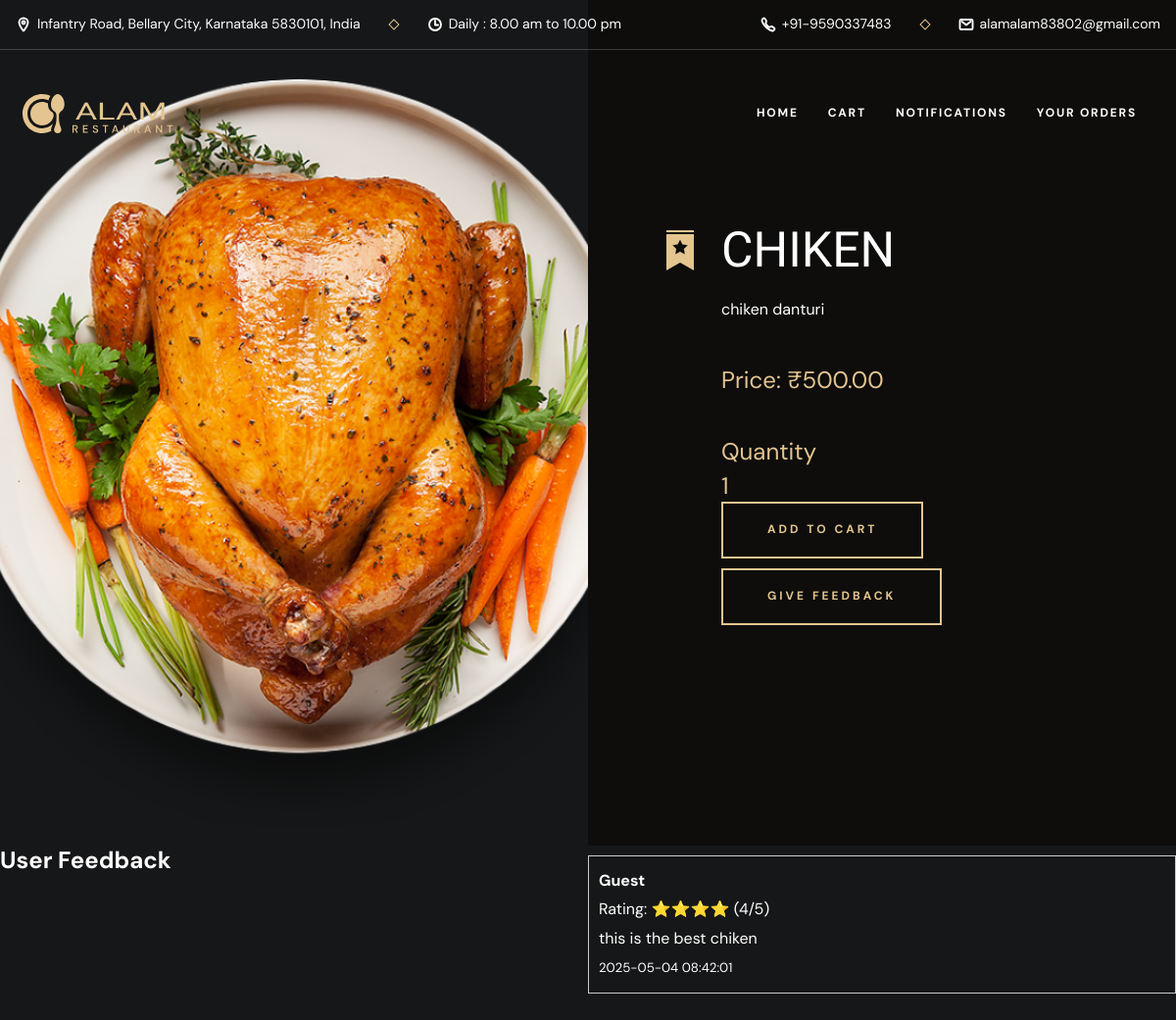
Screenshot of /additem.php?id=6 with the database file from the repository.
### tables this page shows
CREATE TABLE `menu` (
  `id` int(11) NOT NULL,
  `name` varchar(100) NOT NULL,
  `description` text DEFAULT NULL,
  `price` decimal(10,2) NOT NULL,
  `image` varchar(255) DEFAULT NULL,
  `category` varchar(50) DEFAULT NULL,
  `created_at` timestamp NOT NULL DEFAULT current_timestamp()
);

CREATE TABLE `feedback` (
  `id` int(11) NOT NULL,
  `item_id` int(11) NOT NULL,
  `username` varchar(100) DEFAULT NULL,
  `rating` int(11) NOT NULL CHECK (`rating` between 1 and 5),
  `comment` text DEFAULT NULL,
  `created_at` timestamp NOT NULL DEFAULT current_timestamp()
);

### additem.php (the view, shortened to what this page needs)
<?php
require 'config.php';
$item_id = $_GET['id'];
$stmt = $pdo->prepare("SELECT * FROM menu WHERE id = ?");
$stmt->execute([$item_id]);
$item = $stmt->fetch(PDO::FETCH_ASSOC);
?>
<!DOCTYPE html>
<html lang="en">
<head>
        <link rel="stylesheet" href="assets/css/style.css">
      </head>
<body>
          <div class="topbar">
            <div class="container">
              <address class="topbar-item">
                <div class="icon">
                  <ion-icon name="location-outline" aria-hidden="true"></ion-icon>
                </div>
                <span class="span">
                  Infantry Road, Bellary City, Karnataka 5830101, India
                </span>
              </address>
              <div class="separator"></div>
              <div class="topbar-item item-2">
                <div class="icon">
                  <ion-icon name="time-outline" aria-hidden="true"></ion-icon>
                </div>
                <span class="span">Daily : 8.00 am to 10.00 pm</span>
              </div>
              <a href="tel:+91-9590337483" class="topbar-item link">
                <div class="icon">
                  <ion-icon name="call-outline" aria-hidden="true"></ion-icon>
                </div>
                <span class="span">+91-9590337483</span>
              </a>
              <div class="separator"></div>
              <a href="mailto:alamalam83802@gmail.com" class="topbar-item link">
                <div class="icon">
                  <ion-icon name="mail-outline" aria-hidden="true"></ion-icon>
                </div>
                <span class="span">alamalam83802@gmail.com</span>
              </a>
            </div>
          </div>
          <section class="special-dish text-center" aria-labelledby="dish-label">
          <div class="special-dish-banner">
    <img src="uploads/<?= htmlspecialchars($item['image']) ?>" alt="<?= htmlspecialchars($item['name']) ?>" width="940" height="900" class="img-cover">
</div>
<header class="header" data-header>
              <div class="container">
                <a href="#" class="logo">
                  <img src="./assets/images/logo.svg" width="160" height="50" alt="Grilli - Home">
                </a>
                <nav class="navbar" data-navbar>
                  <ul class="navbar-list">
                    <li class="navbar-item">
                      <a href="home.php" class="navbar-link hover-underline">
                        <span class="span">Home</span>
                      </a>
                    </li>
                    <li class="navbar-item">
                      <a href="cart.php" class="navbar-link hover-underline">
                        <span class="span">Cart</span>
                      </a>
                    </li>
                    <li class="navbar-item">
                      <a href="notifications.php" class="navbar-link hover-underline">
                        <span class="span">Notifications</span>
                      </a>
                    </li>
                    <li class="navbar-item">
                      <a href="user_orders.php" class="navbar-link hover-underline">
                        <span class="span">Your Orders</span>
                      </a>
                    </li>
                  </ul>
                </nav>
           </div>
  </header>
<div class="special-dish-content bg-black-10">
    <div class="container">
        <img src="./assets/images/badge-1.png" width="28" height="41" loading="lazy" alt="badge" class="abs-img">
        <h2 class="headline-1 section-title"><?= htmlspecialchars($item['name']) ?></h2>
        <p class="section-text">
            <?= htmlspecialchars($item['description']) ?>
        </p>
        <div class="wrapper">
            <span class="span body-1">Price: ₹<?= htmlspecialchars($item['price']) ?></span>
        </div>
        <form action="cart.php" method="post">
    <label for="quantity" class="span body-1">Quantity</label>
    <input type="number" class="span body-1" name="quantity" id="quantity" value="1" min="1" required>
    <button type="submit" name="add_to_cart" class="btn btn-primary">
        <span class="text text-1">Add to Cart</span>
        <span class="text text-2" aria-hidden="true">Add to Cart</span>
</button>
</form>
<button class="btn btn-primary" onclick="openFeedback()" style="margin-top: 10px; ">
<span class="text text-1">Give Feedback</span>
<span class="text text-2" aria-hidden="true">Give Feedback</span>
</button>
    </div>
</div>
<h2>User Feedback</h2>
<?php
$stmt = $pdo->prepare("SELECT * FROM feedback WHERE item_id = ? ORDER BY created_at DESC");
$stmt->execute([$item_id]);
$feedbacks = $stmt->fetchAll();
if ($feedbacks):
    foreach ($feedbacks as $fb):
?>
    <div style="border: 1px solid #ccc; padding: 10px; margin: 10px 0;">
        <strong><?= htmlspecialchars($fb['username']) ?></strong>
        <p>Rating: <?= str_repeat("⭐", $fb['rating']) ?> (<?= $fb['rating'] ?>/5)</p>
        <p><?= nl2br(htmlspecialchars($fb['comment'])) ?></p>
        <small><?= $fb['created_at'] ?></small>
    </div>
<?php
    endforeach;
else:
    echo "<p>No feedback yet. Be the first to review!</p>";
endif;
?>
</body>
</html>

### rows the page displays
menu: image (picture), name "CHIKEN", description "chiken danturi", price "500.00"
feedback: username "Guest", rating "⭐⭐⭐⭐", rating "4", comment "this is the best chiken", created_at "2025-05-04 08:42:01"
